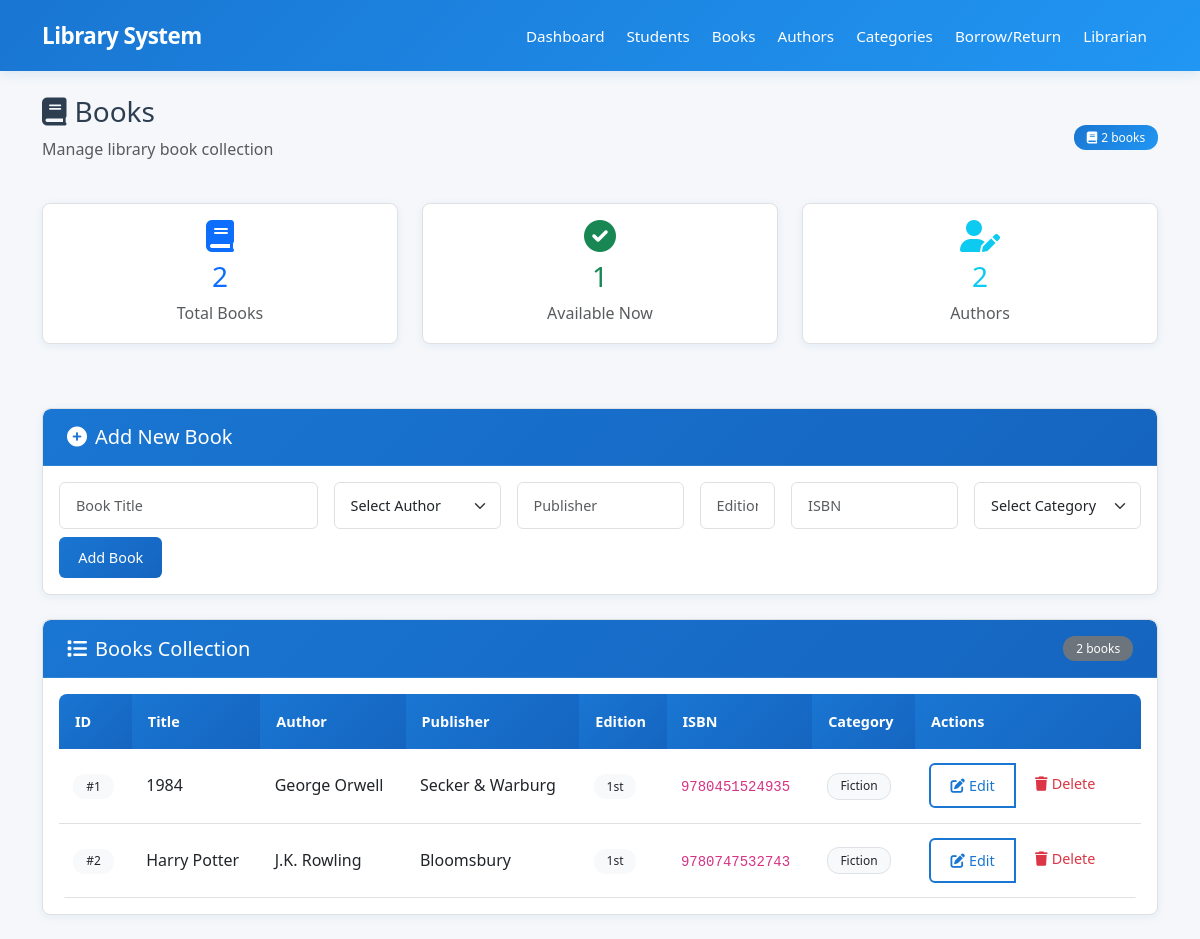
The page /books.php on the database its author committed.
### tables this page shows
CREATE TABLE IF NOT EXISTS books (
    Book_ID INT AUTO_INCREMENT PRIMARY KEY,
    Title VARCHAR(255) NOT NULL,
    Author_ID INT,
    Publisher VARCHAR(100),
    Edition VARCHAR(50),
    ISBN VARCHAR(20) UNIQUE,
    Category_ID INT,
    FOREIGN KEY (Author_ID) REFERENCES authors(Author_ID),
    FOREIGN KEY (Category_ID) REFERENCES book_categories(Category_ID)
);

CREATE TABLE IF NOT EXISTS authors (
    Author_ID INT AUTO_INCREMENT PRIMARY KEY,
    Name VARCHAR(100) NOT NULL,
    Email VARCHAR(100) UNIQUE NOT NULL
);

CREATE TABLE IF NOT EXISTS book_categories (
    Category_ID INT AUTO_INCREMENT PRIMARY KEY,
    Description VARCHAR(100) NOT NULL
);

### books.php (the view, shortened to what this page needs)
<?php
require_once 'config/database.php';
$authors = $pdo->query("SELECT * FROM authors ORDER BY Name")->fetchAll(PDO::FETCH_ASSOC);
$books = $pdo->query("
    SELECT b.*, a.Name as AuthorName, c.Description as CategoryName
    FROM books b
    LEFT JOIN authors a ON b.Author_ID = a.Author_ID
    LEFT JOIN book_categories c ON b.Category_ID = c.Category_ID
    ORDER BY b.Title
")->fetchAll(PDO::FETCH_ASSOC);
$total_books = count($books);
$available_books = $pdo->query("
    SELECT COUNT(*) FROM books b
    WHERE b.Book_ID NOT IN (
        SELECT Book_ID FROM borrowed_books WHERE Date_Returned IS NULL
    )
")->fetchColumn();
?>
<!DOCTYPE html>
<html lang="en">
<head>
    <link href="https://cdn.jsdelivr.net/npm/bootstrap@5.3.0/dist/css/bootstrap.min.css" rel="stylesheet">
    <link href="https://cdnjs.cloudflare.com/ajax/libs/font-awesome/6.0.0/css/all.min.css" rel="stylesheet">
    <link href="css/style.css" rel="stylesheet">
</head>
<body>
    <?php include 'navbar.php'; ?>
    <div class="container mt-4">
        <div class="d-flex justify-content-between align-items-center mb-4">
            <div>
                <h1 class="h3"><i class="fas fa-book me-2"></i>Books</h1>
                <p class="text-muted">Manage library book collection</p>
            </div>
            <div class="text-end">
                <span class="badge bg-primary"><i class="fas fa-book me-1"></i><?php echo $total_books; ?> books</span>
            </div>
        </div>
        <div class="row mb-4">
            <div class="col-md-4 mb-3">
                <div class="card text-center">
                    <div class="card-body">
                        <i class="fas fa-book fa-2x text-primary mb-2"></i>
                        <h3 class="text-primary"><?php echo $total_books; ?></h3>
                        <p class="text-muted mb-0">Total Books</p>
                    </div>
                </div>
            </div>
            <div class="col-md-4 mb-3">
                <div class="card text-center">
                    <div class="card-body">
                        <i class="fas fa-check-circle fa-2x text-success mb-2"></i>
                        <h3 class="text-success"><?php echo $available_books; ?></h3>
                        <p class="text-muted mb-0">Available Now</p>
                    </div>
                </div>
            </div>
            <div class="col-md-4 mb-3">
                <div class="card text-center">
                    <div class="card-body">
                        <i class="fas fa-user-edit fa-2x text-info mb-2"></i>
                        <h3 class="text-info"><?php echo count($authors); ?></h3>
                        <p class="text-muted mb-0">Authors</p>
                    </div>
                </div>
            </div>
        </div>
        <div class="card mb-4">
            <div class="card-header">
                <h5 class="mb-0"><i class="fas fa-plus-circle me-2"></i>Add New Book</h5>
            </div>
            <div class="card-body">
                <form method="POST" class="row g-3">
                    <div class="col-md-3">
                        <input type="text" name="title" class="form-control" placeholder="Book Title" required>
                    </div>
                    <div class="col-md-2">
                        <select name="author_id" class="form-select" required>
                            <option value="">Select Author</option>
                        </select>
                    </div>
                    <div class="col-md-2">
                        <input type="text" name="publisher" class="form-control" placeholder="Publisher">
                    </div>
                    <div class="col-md-1">
                        <input type="text" name="edition" class="form-control" placeholder="Edition">
                    </div>
                    <div class="col-md-2">
                        <input type="text" name="isbn" class="form-control" placeholder="ISBN">
                    </div>
                    <div class="col-md-2">
                        <select name="category_id" class="form-select" required>
                            <option value="">Select Category</option>
                        </select>
                    </div>
                    <div class="col-12 mt-2">
                        <button type="submit" name="add" class="btn btn-primary">
                            Add Book
                        </button>
                    </div>
                </form>
            </div>
        </div>
        <div class="card">
            <div class="card-header d-flex justify-content-between align-items-center">
                <h5 class="mb-0"><i class="fas fa-list me-2"></i>Books Collection</h5>
                <span class="badge bg-secondary"><?php echo $total_books; ?> books</span>
            </div>
            <div class="card-body">
                <?php if (empty($books)): ?>
                    <div class="text-center py-5">
                        <i class="fas fa-book-open fa-3x text-muted mb-3"></i>
                        <h5>No Books Found</h5>
                        <p class="text-muted">Start by adding your first book to the library.</p>
                    </div>
                <?php else: ?>
                    <div class="table-responsive">
                        <table class="table table-hover">
                            <thead>
                                <tr>
                                    <th>ID</th>
                                    <th>Title</th>
                                    <th>Author</th>
                                    <th>Publisher</th>
                                    <th>Edition</th>
                                    <th>ISBN</th>
                                    <th>Category</th>
                                    <th>Actions</th>
                                </tr>
                            </thead>
                            <tbody>
                                <?php foreach ($books as $book): ?>
                                <tr>
                                    <td><span class="badge bg-light text-dark">#<?php echo $book['Book_ID']; ?></span></td>
                                    <td>
                                        <div class="fw-medium"><?php echo htmlspecialchars($book['Title']); ?></div>
                                    </td>
                                    <td>
                                        <?php echo htmlspecialchars($book['AuthorName']); ?>
                                    </td>
                                    <td>
                                        <?php if ($book['Publisher']): ?>
                                            <?php echo htmlspecialchars($book['Publisher']); ?>
                                        <?php else: ?>
                                            <span class="text-muted">-</span>
                                        <?php endif; ?>
                                    </td>
                                    <td>
                                        <?php if ($book['Edition']): ?>
                                            <span class="badge bg-light text-dark"><?php echo htmlspecialchars($book['Edition']); ?></span>
                                        <?php else: ?>
                                            <span class="text-muted">-</span>
                                        <?php endif; ?>
                                    </td>
                                    <td>
                                        <?php if ($book['ISBN']): ?>
                                            <code><?php echo htmlspecialchars($book['ISBN']); ?></code>
                                        <?php else: ?>
                                            <span class="text-muted">-</span>
                                        <?php endif; ?>
                                    </td>
                                    <td>
                                        <span class="badge bg-light text-dark border">
                                            <?php echo htmlspecialchars($book['CategoryName']); ?>
                                        </span>
                                    </td>
                                    <td>
                                        <div class="btn-group btn-group-sm" role="group">
                                            <button class="btn btn-outline-primary"
                                                    data-bs-toggle="modal"
                                                    data-bs-target="#editModal<?php echo $book['Book_ID']; ?>">
                                                <i class="fas fa-edit me-1"></i>Edit
                                            </button>
                                            <form method="POST" class="d-inline">
                                                <button type="submit" name="delete"
                                                        class="btn btn-outline-danger"
                                                        onclick="return confirm('Are you sure you want to delete this book?')">
                                                    <i class="fas fa-trash me-1"></i>Delete
                                                </button>
                                            </form>
                                        </div>
                                    </td>
                                </tr>
                                <?php endforeach; ?>
                            </tbody>
                        </table>
                    </div>
                <?php endif; ?>
            </div>
        </div>
    </div>
</body>
</html>

### navbar.php (shortened to what this page needs)
<nav class="navbar navbar-expand-lg navbar-dark bg-primary">
    <div class="container">
        <a class="navbar-brand" href="index.php">Library System</a>
        <div class="collapse navbar-collapse" id="navbarNav">
            <ul class="navbar-nav ms-auto">
                <li class="nav-item"><a class="nav-link" href="dashboard.php">Dashboard</a></li>
                <li class="nav-item"><a class="nav-link" href="students.php">Students</a></li>
                <li class="nav-item"><a class="nav-link" href="books.php">Books</a></li>
                <li class="nav-item"><a class="nav-link" href="authors.php">Authors</a></li>
                <li class="nav-item"><a class="nav-link" href="categories.php">Categories</a></li>
                <li class="nav-item"><a class="nav-link" href="borrow_return.php">Borrow/Return</a></li>
                <li class="nav-item"><a class="nav-link" href="librarian.php">Librarian</a></li>
            </ul>
        </div>
    </div>
</nav>

### css/style.css (style rules this page uses)
:root { --primary-blue: #1976D2; --dark-blue: #1565C0; --navy-blue: #0D47A1; --steel-blue: #2196F3; --light-blue: #BBDEFB; --sky-blue: #E3F2FD; --slate-gray: #546E7A; --light-gray: #F5F7FA; --silver: #CFD8DC; --charcoal: #263238; --white: #FFFFFF; --text-dark: #2C3E50; --text-light: #607D8B; --border-light: #E0E0E0; --success: #198754; --success-light: #1e7e34; --teal: #20c997; --olive: #6c757d; --warning: #FF9800; --danger: #F44336; --info: #03A9F4; }
body { font-family: 'Segoe UI', 'Inter', 'SF Pro Display', -apple-system, BlinkMacSystemFont, sans-serif; background-color: var(--light-gray); color: var(--text-dark); line-height: 1.6; font-weight: 400; }
.card { margin-bottom: 24px; box-shadow: 0 2px 8px rgba(25, 118, 210, 0.08); transition: all 0.3s cubic-bezier(0.4, 0, 0.2, 1); border: 1px solid var(--border-light); border-radius: 8px; background: var(--white); overflow: hidden; }
.card-header { background: linear-gradient(135deg, var(--primary-blue), var(--dark-blue)); color: var(--white); border-bottom: 1px solid rgba(255, 255, 255, 0.1); font-weight: 600; font-size: 1.1rem; padding: 1rem 1.5rem; border-radius: 8px 8px 0 0 !important; }
.navbar { background: linear-gradient(135deg, var(--navy-blue), var(--primary-blue)) !important; box-shadow: 0 2px 12px rgba(25, 118, 210, 0.15); padding: 0.8rem 1rem; }
.navbar-brand { font-weight: 700; color: var(--white) !important; font-size: 1.4rem; letter-spacing: -0.5px; }
.navbar-nav .nav-link { padding: 0.6rem 1.2rem; color: var(--white) !important; font-weight: 500; border-radius: 6px; margin: 0 3px; transition: all 0.3s ease; font-size: 0.95rem; }
.btn { border-radius: 6px; font-weight: 500; transition: all 0.3s ease; border: none; padding: 0.6rem 1.2rem; font-size: 0.9rem; }
.btn-primary { background: linear-gradient(135deg, var(--primary-blue), var(--dark-blue)); color: var(--white); }
.btn-outline-primary { border: 2px solid var(--primary-blue); color: var(--primary-blue); background: transparent; }
.table { border-radius: 8px; overflow: hidden; margin-bottom: 0; }
.table th { background: linear-gradient(135deg, var(--primary-blue), var(--dark-blue)); color: var(--white); font-weight: 600; border: none; padding: 1rem; font-size: 0.9rem; }
.table td { border-color: var(--border-light); background: var(--white); padding: 0.9rem; vertical-align: middle; }
.form-control, .form-select { border-radius: 6px; border: 1px solid var(--border-light); padding: 0.75rem 1rem; transition: all 0.3s ease; font-size: 0.9rem; }
.badge { border-radius: 12px; font-weight: 500; padding: 0.4rem 0.8rem; font-size: 0.75rem; }
.bg-primary { background: linear-gradient(135deg, var(--primary-blue), var(--steel-blue)) !important; color: var(--white); }
.bg-secondary { background: var(--olive) !important; color: var(--white); }
.text-success { color: var(--success) !important; }

### books.php (style rules this page uses)
.text-success { color: #198754 !important; }

### rows shown on the page
books: Book_ID "1", Title "1984", Author_ID.Name "George Orwell", Publisher "Secker & Warburg", Edition "1st", ISBN "9780451524935", Category_ID.Description "Fiction"
books: Book_ID "2", Title "Harry Potter", Author_ID.Name "J.K. Rowling", Publisher "Bloomsbury", Edition "1st", ISBN "9780747532743", Category_ID.Description "Fiction"

### other values the page prints
$total_books "2"
$available_books "1"
count($authors) "2"
